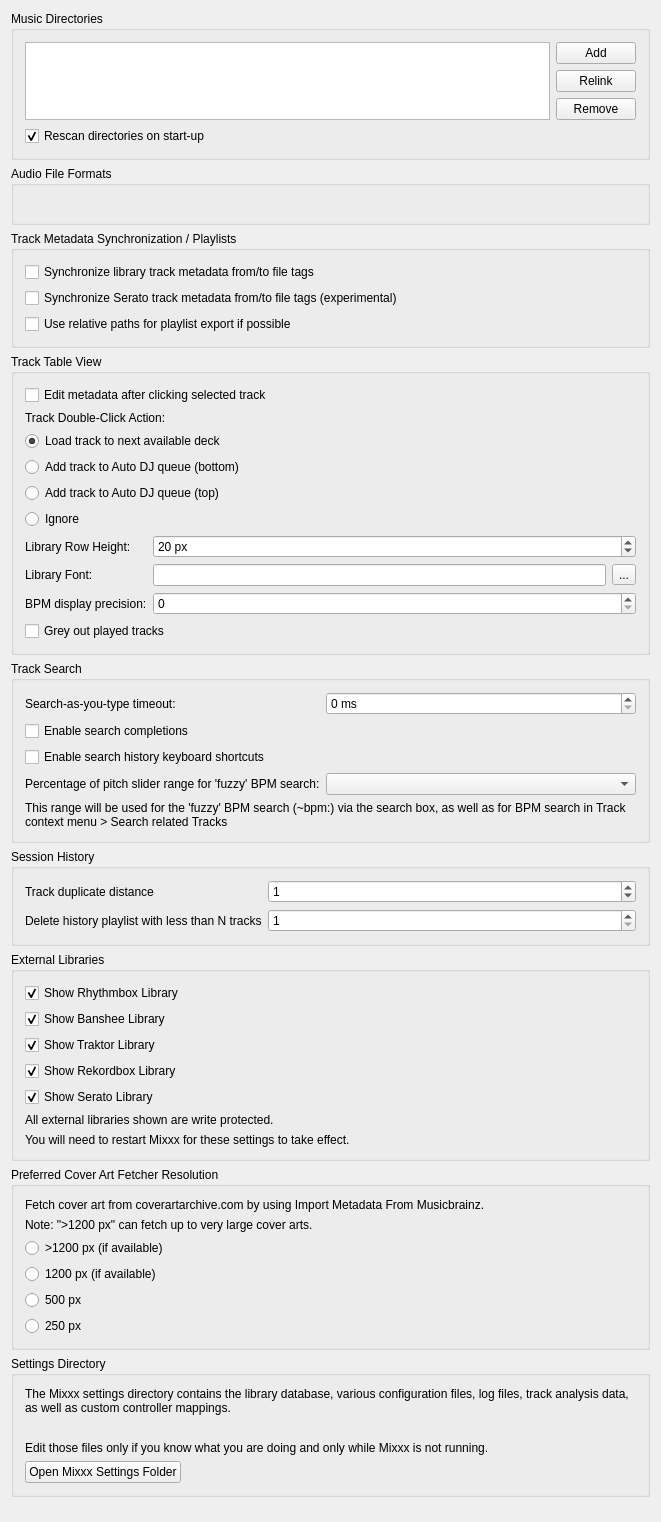
<?xml version="1.0" encoding="UTF-8"?>
<ui version="4.0">
 <class>DlgPrefLibraryDlg</class>
 <widget class="QWidget" name="DlgPrefLibraryDlg">
  <property name="geometry">
   <rect>
    <x>0</x>
    <y>0</y>
    <width>661</width>
    <height>1522</height>
   </rect>
  </property>
  <property name="windowTitle">
   <string notr="true">Library Preferences</string>
  </property>
  <layout class="QVBoxLayout" name="verticalLayout">

   <item>
    <widget class="QGroupBox" name="groupBox_MusicDirectories">
     <property name="title">
      <string>Music Directories</string>
     </property>
     <layout class="QGridLayout" name="gridLayout_music_directories">

      <item row="0" column="0" rowspan="3">
       <widget class="QListView" name="dirList">
        <property name="editTriggers">
         <set>QAbstractItemView::NoEditTriggers</set>
        </property>
        <property name="iconSize">
         <size>
          <width>16</width>
          <height>16</height>
         </size>
        </property>
        <property name="uniformItemSizes">
         <bool>true</bool>
        </property>
       </widget>
      </item>

      <item row="0" column="1">
       <widget class="QPushButton" name="pushButton_add_dir">
        <property name="font">
         <font/>
        </property>
        <property name="toolTip">
         <string>Add a directory where your music is stored. Mixxx will watch this directory and its subdirectories for new tracks.</string>
        </property>
        <property name="text">
         <string>Add</string>
        </property>
       </widget>
      </item>

      <item row="1" column="1">
       <widget class="QPushButton" name="pushButton_relocate_dir">
        <property name="toolTip">
         <string>If an existing music directory is moved, Mixxx doesn't know where to find the audio files in it. Choose Relink to select the music directory in its new location. &lt;br/&gt; This will re-establish the links to the audio files in the Mixxx library.</string>
        </property>
        <property name="text">
         <string extracomment="This will re-establish the links to the audio files in the Mixxx database if you move an music directory to a new location.">Relink</string>
        </property>
       </widget>
      </item>

      <item row="2" column="1">
       <widget class="QPushButton" name="pushButton_remove_dir">
        <property name="font">
         <font/>
        </property>
        <property name="toolTip">
         <string>If removed, Mixxx will no longer watch this directory and its subdirectories for new tracks.</string>
        </property>
        <property name="text">
         <string>Remove</string>
        </property>
       </widget>
      </item>

      <item row="3" column="0" colspan="2">
       <widget class="QCheckBox" name="checkBox_library_scan">
        <property name="text">
         <string>Rescan directories on start-up</string>
        </property>
        <property name="checked">
         <bool>true</bool>
        </property>
       </widget>
      </item>

     </layout>
    </widget>
   </item>

   <item>
    <widget class="QGroupBox" name="groupBox_AudioFileFormats">
     <property name="title">
      <string>Audio File Formats</string>
     </property>
     <property name="flat">
      <bool>false</bool>
     </property>
     <layout class="QGridLayout" name="gridLayout_audio_formats">
      <item row="0" column="0">
       <widget class="QLabel" name="builtInFormats">
        <property name="text">
         <string/>
        </property>
        <property name="wordWrap">
         <bool>true</bool>
        </property>
       </widget>
      </item>
     </layout>
    </widget>
   </item>

   <item>
    <widget class="QGroupBox" name="groupBox_AudioFileTags">
     <property name="title">
      <string>Track Metadata Synchronization / Playlists</string>
     </property>
     <layout class="QGridLayout" name="gridLayout_metadata">
      <item row="0" column="0" colspan="2">
       <widget class="QCheckBox" name="checkBox_sync_track_metadata">
        <property name="toolTip">
         <string>Automatically write modified track metadata from the library into file tags and reimport metadata from updated file tags into the library</string>
        </property>
        <property name="text">
         <string>Synchronize library track metadata from/to file tags</string>
        </property>
       </widget>
      </item>

      <item row="1" column="0">
       <widget class="QCheckBox" name="checkBox_serato_metadata_export">
        <property name="toolTip">
         <string>Keeps track color, beat grid, bpm lock, cue points, and loops synchronized with SERATO_MARKERS/MARKERS2 file tags.&lt;br/&gt;&lt;br/&gt;WARNING: Enabling this option also enables the reimport of Serato metadata after files have been modified outside of Mixxx. On reimport existing metadata in Mixxx is replaced with the metadata found in file tags. Custom metadata not included in file tags like loop colors is lost.</string>
        </property>
        <property name="text">
         <string>Synchronize Serato track metadata from/to file tags (experimental)</string>
        </property>
       </widget>
      </item>

      <item row="2" column="0" colspan="2">
       <widget class="QCheckBox" name="checkBox_use_relative_path">
        <property name="text">
         <string>Use relative paths for playlist export if possible</string>
        </property>
       </widget>
      </item>
     </layout>
    </widget>
   </item>

   <item>
    <widget class="QGroupBox" name="groupBox_TrackTableView">
     <property name="title">
      <string>Track Table View</string>
     </property>
     <layout class="QGridLayout" name="gridLayout_track_table_view">

      <item row="1" column="0" colspan="3">
       <widget class="QCheckBox" name="checkBox_edit_metadata_selected_clicked">
        <property name="text">
         <string>Edit metadata after clicking selected track</string>
        </property>
       </widget>
      </item>

      <item row="2" column="0" colspan="3">
       <widget class="QLabel" name="label_doubeClickAction">
        <property name="text">
         <string>Track Double-Click Action:</string>
        </property>
        <property name="alignment">
         <set>Qt::AlignLeft|Qt::AlignVCenter</set>
        </property>
       </widget>
      </item>

      <item row="3" column="0" colspan="3">
       <widget class="QRadioButton" name="radioButton_dbclick_deck">
        <property name="text">
         <string>Load track to next available deck</string>
        </property>
        <property name="checked">
         <bool>true</bool>
        </property>
       </widget>
      </item>
      <item row="4" column="0" colspan="3">
       <widget class="QRadioButton" name="radioButton_dbclick_bottom">
        <property name="text">
         <string>Add track to Auto DJ queue (bottom)</string>
        </property>
       </widget>
      </item>
      <item row="5" column="0" colspan="3">
       <widget class="QRadioButton" name="radioButton_dbclick_top">
        <property name="text">
         <string>Add track to Auto DJ queue (top)</string>
        </property>
       </widget>
      </item>
      <item row="6" column="0" colspan="3">
       <widget class="QRadioButton" name="radioButton_dbclick_ignore">
        <property name="text">
         <string>Ignore</string>
        </property>
       </widget>
      </item>

      <item row="7" column="0">
       <widget class="QLabel" name="label_rowHeight">
        <property name="text">
         <string>Library Row Height:</string>
        </property>
        <property name="alignment">
         <set>Qt::AlignLeft|Qt::AlignVCenter</set>
        </property>
       </widget>
      </item>
      <item row="7" column="1" colspan="2">
       <widget class="QSpinBox" name="spinBox_row_height">
        <property name="suffix">
         <string> px</string>
        </property>
        <property name="minimum">
         <number>5</number>
        </property>
        <property name="maximum">
         <number>100</number>
        </property>
        <property name="value">
         <number>20</number>
        </property>
       </widget>
      </item>

      <item row="8" column="0">
       <widget class="QLabel" name="label_libraryFont">
        <property name="text">
         <string>Library Font:</string>
        </property>
        <property name="alignment">
         <set>Qt::AlignLeft|Qt::AlignVCenter</set>
        </property>
       </widget>
      </item>
      <item row="8" column="1">
       <widget class="QLineEdit" name="lineEdit_library_font">
        <property name="readOnly">
         <bool>true</bool>
        </property>
       </widget>
      </item>
      <item row="8" column="2">
       <widget class="QToolButton" name="btn_library_font">
        <property name="text">
         <string>...</string>
        </property>
       </widget>
      </item>

      <item row="9" column="0">
       <widget class="QLabel" name="label_bpm_precision">
        <property name="text">
         <string>BPM display precision:</string>
        </property>
        <property name="alignment">
         <set>Qt::AlignLeft|Qt::AlignVCenter</set>
        </property>
       </widget>
      </item>
      <item row="9" column="1" colspan="2">
       <widget class="QSpinBox" name="spinbox_bpm_precision"/>
      </item>

      <item row="10" column="0" colspan="3">
       <widget class="QCheckBox" name="checkbox_played_track_color">
        <property name="text">
         <string>Grey out played tracks</string>
        </property>
       </widget>
      </item>

     </layout>
    </widget>
   </item><!-- Track Table View -->

   <item>
    <widget class="QGroupBox" name="groupBox_Search">
     <property name="title">
      <string>Track Search</string>
     </property>
     <layout class="QGridLayout" name="gridLayout_search">

      <item row="0" column="0">
       <widget class="QLabel" name="label_searchDebouncingTimeout">
        <property name="text">
         <string>Search-as-you-type timeout:</string>
        </property>
        <property name="alignment">
         <set>Qt::AlignLeft|Qt::AlignVCenter</set>
        </property>
       </widget>
      </item>
      <item row="0" column="1" colspan="2">
       <widget class="QSpinBox" name="spinBox_search_debouncing_timeout">
        <property name="suffix">
         <string> ms</string>
        </property>
       </widget>
      </item>

      <item row="1" column="0" colspan="3">
       <widget class="QCheckBox" name="checkBox_enable_search_completions">
        <property name="text">
         <string>Enable search completions</string>
        </property>
       </widget>
      </item>

      <item row="2" column="0" colspan="3">
       <widget class="QCheckBox" name="checkBox_enable_search_history_shortcuts">
        <property name="text">
         <string>Enable search history keyboard shortcuts</string>
        </property>
       </widget>
      </item>

      <item row="3" column="0">
       <widget class="QLabel" name="label_searchBpmFuzzyRange">
        <property name="text">
         <string>Percentage of pitch slider range for 'fuzzy' BPM search:</string>
        </property>
        <property name="alignment">
         <set>Qt::AlignLeft|Qt::AlignVCenter</set>
        </property>
        <property name="buddy">
         <cstring>comboBox_search_bpm_fuzzy_range</cstring>
        </property>
       </widget>
      </item>
      <item row="3" column="1" colspan="2">
       <widget class="QComboBox" name="comboBox_search_bpm_fuzzy_range"/>
      </item>
      <item row="4" column="0" colspan="3">
       <widget class="QLabel" name="label_searchBpmFuzzyRangeInfo">
        <property name="text">
         <string>This range will be used for the 'fuzzy' BPM search (~bpm:) via the search box, as well as for BPM search in Track context menu &gt; Search related Tracks</string>
        </property>
        <property name="wordWrap">
         <bool>true</bool>
        </property>
       </widget>
      </item>

     </layout>
    </widget>
   </item><!-- Search box -->

   <item>
    <widget class="QGroupBox" name="groupBox_History">
     <property name="title">
      <string>Session History</string>
     </property>
     <layout class="QGridLayout" name="gridLayout_history">

      <item row="1" column="0">
       <widget class="QLabel" name="label_history_track_duplicate_distance">
        <property name="text">
         <string>Track duplicate distance</string>
        </property>
        <property name="alignment">
         <set>Qt::AlignLeft|Qt::AlignVCenter</set>
        </property>
        <property name="wordWrap">
         <bool>true</bool>
        </property>
       </widget>
      </item>
      <item row="1" column="1" colspan="2">
       <widget class="QSpinBox" name="spinbox_history_track_duplicate_distance">
        <property name="toolTip">
         <string>When playing a track again log it to the session history only if more than N other tracks have been played in the meantime</string>
        </property>
        <property name="minimum">
         <number>0</number>
        </property>
        <property name="maximum">
         <number>99</number>
        </property>
        <property name="value">
         <number>1</number>
        </property>
       </widget>
      </item>

      <item row="2" column="0">
       <widget class="QLabel" name="label_history_cleanup">
        <property name="toolTip">
         <string>History playlist with less than N tracks will be deleted&lt;br/&gt;&lt;br/&gt;Note: the cleanup will be performed during startup and shutdown of Mixxx.</string>
        </property>
        <property name="text">
         <string>Delete history playlist with less than N tracks</string>
        </property>
        <property name="alignment">
         <set>Qt::AlignLeft|Qt::AlignVCenter</set>
        </property>
       </widget>
      </item>
      <item row="2" column="1" colspan="2">
       <widget class="QSpinBox" name="spinbox_history_min_tracks_to_keep">
        <property name="minimum">
         <number>1</number>
        </property>
        <property name="maximum">
         <number>99</number>
        </property>
        <property name="value">
         <number>1</number>
        </property>
       </widget>
      </item>

     </layout>
    </widget>
   </item><!-- History -->

   <item>
    <widget class="QGroupBox" name="groupBox_external_libraries">
     <property name="title">
      <string>External Libraries</string>
     </property>
     <layout class="QGridLayout" name="gridLayout_external_libraries">
      <item row="0" column="0">
       <widget class="QCheckBox" name="checkBox_show_rhythmbox">
        <property name="text">
         <string>Show Rhythmbox Library</string>
        </property>
        <property name="checked">
         <bool>true</bool>
        </property>
       </widget>
      </item>
      <item row="1" column="0">
       <widget class="QCheckBox" name="checkBox_show_banshee">
        <property name="text">
         <string>Show Banshee Library</string>
        </property>
        <property name="checked">
         <bool>true</bool>
        </property>
       </widget>
      </item>
      <item row="3" column="0">
       <widget class="QCheckBox" name="checkBox_show_traktor">
        <property name="text">
         <string>Show Traktor Library</string>
        </property>
        <property name="checked">
         <bool>true</bool>
        </property>
       </widget>
      </item>
      <item row="4" column="0">
       <widget class="QCheckBox" name="checkBox_show_rekordbox">
        <property name="text">
         <string>Show Rekordbox Library</string>
        </property>
        <property name="checked">
         <bool>true</bool>
        </property>
       </widget>
      </item>
      <item row="5" column="0">
       <widget class="QCheckBox" name="checkBox_show_serato">
        <property name="text">
         <string>Show Serato Library</string>
        </property>
        <property name="checked">
         <bool>true</bool>
        </property>
       </widget>
      </item>
      <item row="6" column="0">
       <widget class="QLabel" name="label_4">
        <property name="text">
         <string>All external libraries shown are write protected.</string>
        </property>
        <property name="wordWrap">
         <bool>true</bool>
        </property>
        <property name="topMargin" stdset="0">
         <number>10</number>
        </property>
       </widget>
      </item>
      <item row="7" column="0">
       <widget class="QLabel" name="label_11">
        <property name="text">
         <string>You will need to restart Mixxx for these settings to take effect.</string>
        </property>
        <property name="wordWrap">
         <bool>true</bool>
        </property>
       </widget>
      </item>
     </layout>
    </widget>
   </item>

   <item>
    <widget class="QGroupBox" name="groupBox_cover_art_fetcher">
     <property name="title">
      <string>Preferred Cover Art Fetcher Resolution</string>
     </property>
     <layout class="QGridLayout" name="gridLayout_cover_art_fetcher">
      <item row="0" column="0">
       <widget class="QLabel" name="label_12">
        <property name="text">
         <string>Fetch cover art from coverartarchive.com by using Import Metadata From Musicbrainz.</string>
        </property>
        <property name="wordWrap">
         <bool>true</bool>
        </property>
       </widget>
      </item>
      <item row="1" column="0">
       <widget class="QLabel" name="label_13">
        <property name="text">
         <string>Note: &quot;&gt;1200 px&quot; can fetch up to very large cover arts.</string>
        </property>
        <property name="wordWrap">
         <bool>true</bool>
        </property>
       </widget>
      </item>
      <item row="2" column="0">
       <widget class="QRadioButton" name="radioButton_cover_art_fetcher_highest">
        <property name="text">
         <string>&gt;1200 px (if available)</string>
        </property>
        <property name="checked">
         <bool>false</bool>
        </property>
       </widget>
      </item>
      <item row="3" column="0">
       <widget class="QRadioButton" name="radioButton_cover_art_fetcher_high">
        <property name="text">
         <string>1200 px (if available)</string>
        </property>
        <property name="checked">
         <bool>false</bool>
        </property>
       </widget>
      </item>
      <item row="4" column="0">
       <widget class="QRadioButton" name="radioButton_cover_art_fetcher_medium">
        <property name="text">
         <string>500 px</string>
        </property>
        <property name="checked">
         <bool>false</bool>
        </property>
       </widget>
      </item>
      <item row="5" column="0">
       <widget class="QRadioButton" name="radioButton_cover_art_fetcher_lowest">
        <property name="text">
         <string>250 px</string>
        </property>
        <property name="checked">
         <bool>false</bool>
        </property>
       </widget>
      </item>
     </layout>
    </widget>
   </item>

   <item>
    <widget class="QGroupBox" name="groupBox_settingsDir">
     <property name="title">
      <string>Settings Directory</string>
     </property>
     <layout class="QVBoxLayout" name="vlayout_settingsDir">
      <item>
       <widget class="QLabel" name="label_settingsDir">
        <property name="text">
         <string>The Mixxx settings directory contains the library database, various configuration files, log files, track analysis data, as well as custom controller mappings.</string>
        </property>
        <property name="wordWrap">
         <bool>true</bool>
        </property>
       </widget>
      </item>
      <item>
       <widget class="QLabel" name="label_settingsManualLink">
        <property name="text">
         <string/>
        </property>
        <property name="wordWrap">
         <bool>true</bool>
        </property>
        <property name="openExternalLinks">
         <bool>true</bool>
        </property>
       </widget>
      </item>
      <item>
       <widget class="QLabel" name="label_settingsWarning">
        <property name="text">
         <string>Edit those files only if you know what you are doing and only while Mixxx is not running.</string>
        </property>
        <property name="wordWrap">
         <bool>true</bool>
        </property>
       </widget>
      </item>
      <item>
       <widget class="QPushButton" name="pushButton_open_settings_dir">
        <property name="sizePolicy">
         <sizepolicy hsizetype="Fixed" vsizetype="Fixed">
          <horstretch>0</horstretch>
          <verstretch>0</verstretch>
         </sizepolicy>
        </property>
        <property name="text">
         <string>Open Mixxx Settings Folder</string>
        </property>
       </widget>
      </item>
     </layout>
    </widget>
   </item>
   <item>
    <spacer name="verticalSpacer">
     <property name="orientation">
      <enum>Qt::Vertical</enum>
     </property>
     <property name="sizeHint" stdset="0">
      <size>
       <width>20</width>
       <height>40</height>
      </size>
     </property>
    </spacer>
   </item>
  </layout>
 </widget>
 <layoutdefault spacing="6" margin="11"/>
 <tabstops>
  <tabstop>dirList</tabstop>
  <tabstop>pushButton_add_dir</tabstop>
  <tabstop>pushButton_relocate_dir</tabstop>
  <tabstop>pushButton_remove_dir</tabstop>
  <tabstop>checkBox_library_scan</tabstop>
  <tabstop>checkBox_sync_track_metadata</tabstop>
  <tabstop>checkBox_serato_metadata_export</tabstop>
  <tabstop>checkBox_use_relative_path</tabstop>
  <tabstop>checkBox_edit_metadata_selected_clicked</tabstop>
  <tabstop>radioButton_dbclick_deck</tabstop>
  <tabstop>radioButton_dbclick_bottom</tabstop>
  <tabstop>radioButton_dbclick_top</tabstop>
  <tabstop>radioButton_dbclick_ignore</tabstop>
  <tabstop>spinBox_row_height</tabstop>
  <tabstop>btn_library_font</tabstop>
  <tabstop>spinbox_bpm_precision</tabstop>
  <tabstop>checkbox_played_track_color</tabstop>
  <tabstop>spinBox_search_debouncing_timeout</tabstop>
  <tabstop>checkBox_enable_search_completions</tabstop>
  <tabstop>checkBox_enable_search_history_shortcuts</tabstop>
  <tabstop>comboBox_search_bpm_fuzzy_range</tabstop>
  <tabstop>spinbox_history_track_duplicate_distance</tabstop>
  <tabstop>spinbox_history_min_tracks_to_keep</tabstop>
  <tabstop>checkBox_show_rhythmbox</tabstop>
  <tabstop>checkBox_show_banshee</tabstop>
  <tabstop>checkBox_show_traktor</tabstop>
  <tabstop>checkBox_show_rekordbox</tabstop>
  <tabstop>checkBox_show_serato</tabstop>
  <tabstop>radioButton_cover_art_fetcher_highest</tabstop>
  <tabstop>radioButton_cover_art_fetcher_high</tabstop>
  <tabstop>radioButton_cover_art_fetcher_medium</tabstop>
  <tabstop>radioButton_cover_art_fetcher_lowest</tabstop>
  <tabstop>pushButton_open_settings_dir</tabstop>
 </tabstops>
 <resources/>
 <connections/>
</ui>
